Frame 1 (no input): blank canvas, image omitted
Frame 60 (no input): blank canvas, image omitted
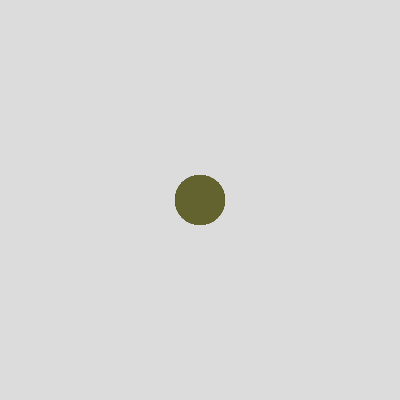
Frame 120 (the mouse pressed at the canvas centre since frame 60)

The p5.js sketch whose frames 1 and 60 were blank and that drew this single picture after the mouse press (run headless with seeded random() and noise() and a simulated clock; from frame 60 on, the mouse is pressed at the canvas centre):

// p5.js sketch
// ── sketch.js
function setup() {
  createCanvas(400, 400);
  background(220);// if background is moved to setup it will not get replaced everytime.so whaever we are doin in draeing will staythere.
}

function draw() {
  //background(220);
 // ellipse(mouseX,mouseY,20,20);
 // ellipse(width/2,height/2,frameCount,frameCount);
 //ellipse(mouseX,mouseY,mouseX,mouseX);
 //ellipse(width/2,height/2,mouseX,mouseX);

 //Symmetry
 noStroke();
 //fill(mouseX, mouseY, 140);//try all the possible combinations while studinging
 fill(mouseX/2, mouseY/2, mouseX/4, mouseY/4);
 ellipse(mouseX,mouseY,50);
 //mirrors the

}
